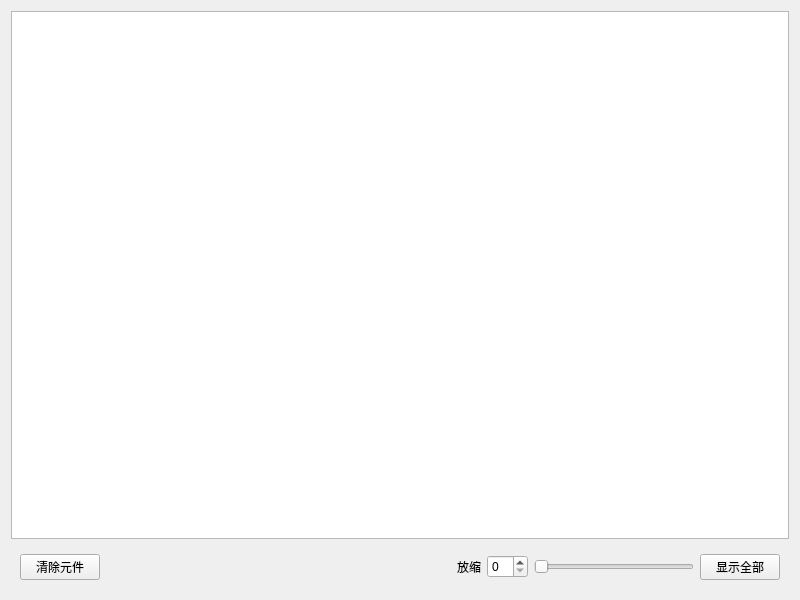
<?xml version="1.0" encoding="UTF-8"?>
<ui version="4.0">
 <class>CircuitMap</class>
 <widget class="QWidget" name="CircuitMap">
  <property name="geometry">
   <rect>
    <x>0</x>
    <y>0</y>
    <width>800</width>
    <height>600</height>
   </rect>
  </property>
  <property name="minimumSize">
   <size>
    <width>800</width>
    <height>600</height>
   </size>
  </property>
  <property name="windowTitle">
   <string>Form</string>
  </property>
  <layout class="QVBoxLayout" name="verticalLayout">
   <item>
    <widget class="QGraphicsView_Map" name="map_Circuit">
     <property name="backgroundBrush">
      <brush brushstyle="NoBrush">
       <color alpha="255">
        <red>0</red>
        <green>0</green>
        <blue>0</blue>
       </color>
      </brush>
     </property>
     <property name="foregroundBrush">
      <brush brushstyle="NoBrush">
       <color alpha="255">
        <red>0</red>
        <green>0</green>
        <blue>0</blue>
       </color>
      </brush>
     </property>
    </widget>
   </item>
   <item>
    <widget class="QWidget" name="widget" native="true">
     <layout class="QHBoxLayout" name="horizontalLayout">
      <item>
       <widget class="QPushButton" name="btn_Clear">
        <property name="text">
         <string>清除元件</string>
        </property>
       </widget>
      </item>
      <item>
       <spacer name="horizontalSpacer">
        <property name="orientation">
         <enum>Qt::Horizontal</enum>
        </property>
        <property name="sizeHint" stdset="0">
         <size>
          <width>40</width>
          <height>20</height>
         </size>
        </property>
       </spacer>
      </item>
      <item>
       <widget class="QLabel" name="label_Zoom">
        <property name="text">
         <string>放缩</string>
        </property>
       </widget>
      </item>
      <item>
       <widget class="QSpinBox" name="spinBox_Zoom"/>
      </item>
      <item>
       <widget class="QSlider" name="slider_Zoom">
        <property name="sizePolicy">
         <sizepolicy hsizetype="Minimum" vsizetype="Fixed">
          <horstretch>0</horstretch>
          <verstretch>0</verstretch>
         </sizepolicy>
        </property>
        <property name="minimumSize">
         <size>
          <width>160</width>
          <height>0</height>
         </size>
        </property>
        <property name="orientation">
         <enum>Qt::Horizontal</enum>
        </property>
       </widget>
      </item>
      <item>
       <widget class="QPushButton" name="btn_All">
        <property name="text">
         <string>显示全部</string>
        </property>
       </widget>
      </item>
     </layout>
    </widget>
   </item>
  </layout>
 </widget>
 <customwidgets>
  <customwidget>
   <class>QGraphicsView_Map</class>
   <extends>QGraphicsView</extends>
   <header>qgraphicsview_map.h</header>
  </customwidget>
 </customwidgets>
 <resources/>
 <connections/>
</ui>
